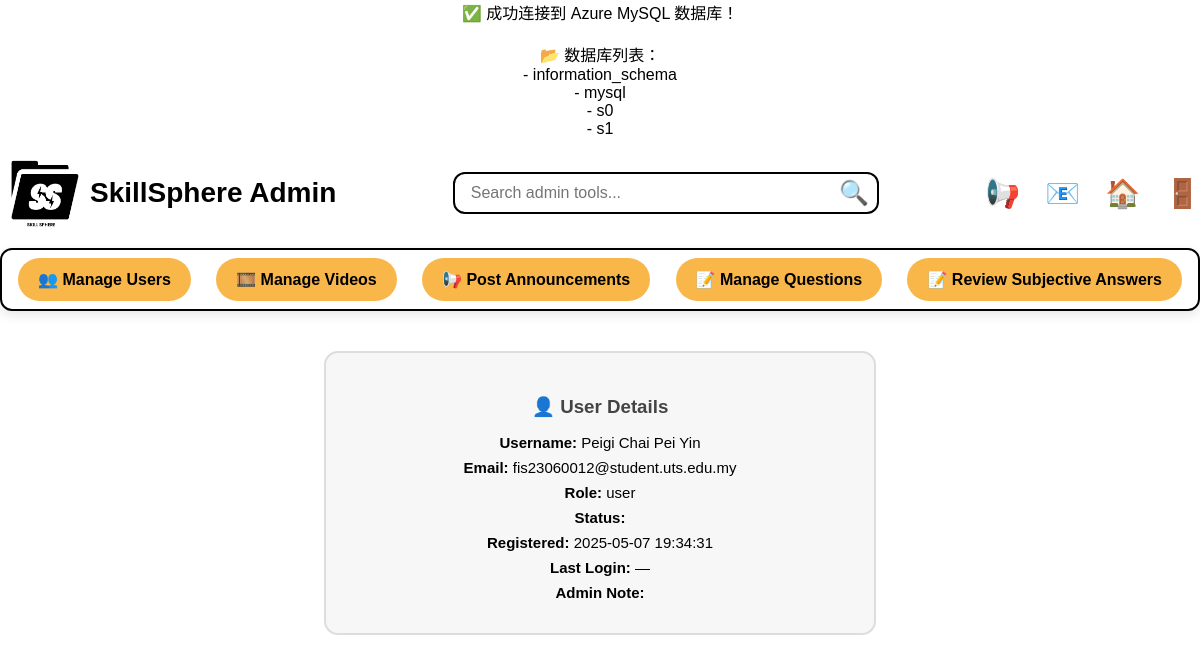
Page /templates/user_detail.php?id=14 (signed in) on the committed database.
### tables this page shows
CREATE TABLE `users` (
  `id` int(11) UNSIGNED NOT NULL,
  `username` varchar(50) NOT NULL,
  `email` varchar(100) NOT NULL,
  `PASSWORD` varchar(255) NOT NULL,
  `profile_picture` varchar(255) DEFAULT NULL,
  `phone` varchar(20) DEFAULT NULL,
  `country` varchar(50) DEFAULT NULL,
  `state` varchar(50) DEFAULT NULL,
  `city` varchar(50) DEFAULT NULL,
  `race` varchar(50) DEFAULT NULL,
  `avatar` varchar(255) DEFAULT NULL,
  `role` enum('admin','user') NOT NULL DEFAULT 'user',
  `created_at` datetime DEFAULT current_timestamp(),
  `last_login_at` datetime DEFAULT NULL,
  `admin_note` text DEFAULT NULL,
  `STATUS` enum('active','inactive') NOT NULL DEFAULT 'active',
  `reset_token` varchar(255) DEFAULT NULL,
  `reset_token_expires` datetime DEFAULT NULL
);

### templates/user_detail.php (the view, shortened to what this page needs)
<?php
require 'db.php';
$id = $_GET['id'] ?? null;
$stmt = $pdo->prepare("SELECT * FROM users WHERE id = ?");
$stmt->execute([$id]);
$user = $stmt->fetch(PDO::FETCH_ASSOC);
?>
<!DOCTYPE html>
<html>
<head>
    <?php include 'adminnav.php'; ?>
</head>
<body>
<div class="info-box">
    <h3>👤 User Details</h3>
    <p><span class="label">Username:</span> <?= htmlspecialchars($user['username']) ?></p>
    <p><span class="label">Email:</span> <?= htmlspecialchars($user['email']) ?></p>
    <p><span class="label">Role:</span> <?= $user['role'] ?></p>
    <p><span class="label">Status:</span> <?= $user['status'] ?></p>
    <p><span class="label">Registered:</span> <?= $user['created_at'] ?></p>
    <p><span class="label">Last Login:</span> <?= $user['last_login_at'] ?: '—' ?></p>
    <p><span class="label">Admin Note:</span> <?= nl2br(htmlspecialchars($user['admin_note'])) ?></p>
</div>
</body>
</html>

### templates/style.css (style rules this page uses)
body { font-family: Arial, sans-serif; margin: 0; padding: 0; text-align: center; background-color: white; }

### templates/user_detail.php (style rules this page uses)
.info-box { width: 500px; margin: 40px auto; padding: 24px; background: #f7f7f7; border: 2px solid #ddd; border-radius: 14px; }
.info-box h3 { margin-bottom: 16px; color: #444; }
.info-box p { margin: 8px 0; font-size: 15px; }
.label { font-weight: bold; }

### rows in the picture
users: username "Peigi Chai Pei Yin", email "fis23060012@student.uts.edu.my", role "user", created_at "2025-05-07 19:34:31", last_login_at "—"

### other values in the picture
$row['Database'] "information_schema"
$row['Database'] "mysql"
$row['Database'] "s0"
$row['Database'] "s1"
